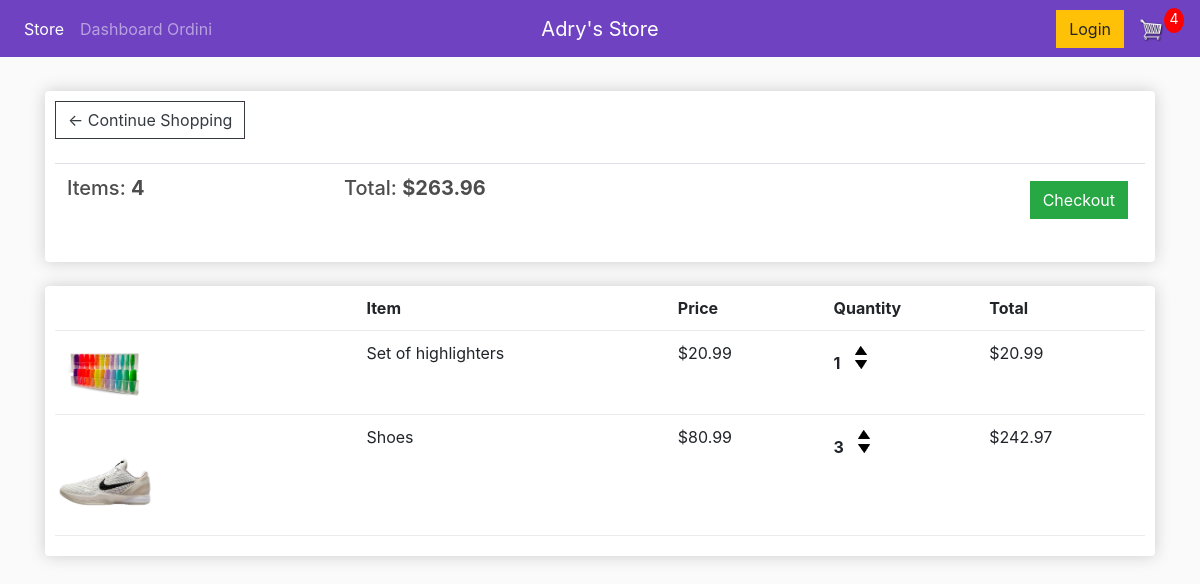
The app's page /cart/ (signed in), older data.
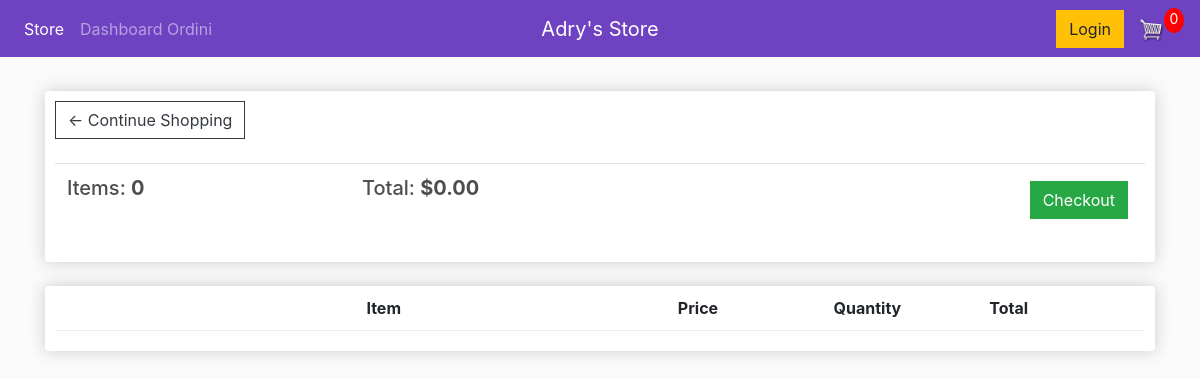
The same page, newer data.
### store/models.py (models this page shows, shortened)
class Order(models.Model):
	customer = models.ForeignKey(Customer, on_delete=models.SET_NULL, null=True, blank=True)
	date_ordered = models.DateTimeField(auto_now_add=True)
	complete = models.BooleanField(default=False)
	transaction_id = models.CharField(max_length=100, null=True)
	@property
	def get_cart_total(self):
		orderitems = self.orderitem_set.all()
		total = sum([item.get_total for item in orderitems])
		return total
	@property
	def get_cart_items(self):
		orderitems = self.orderitem_set.all()
		total = sum([item.quantity for item in orderitems])
		return total

class OrderItem(models.Model):
	product = models.ForeignKey(Product, on_delete=models.SET_NULL, null=True)
	order = models.ForeignKey(Order, on_delete=models.SET_NULL, null=True)
	quantity = models.IntegerField(default=0, null=True, blank=True)
	date_added = models.DateTimeField(auto_now_add=True)
	@property
	def get_total(self):
		total =self.product.price * self.quantity
		return total

class Product(models.Model):
	name = models.CharField(max_length=200)
	price = models.DecimalField(max_digits=7, decimal_places=2)
	digital = models.BooleanField(default=False, null=True, blank=True)
	image = models.ImageField(null=True, blank=True)
	@property
	def imageURL(self):
		try:
			url = self.image.url
		except:
			url = ''
		return url

### store/views.py (the view)
# urls.py: path('cart/', views.cart, name='cart'),
def cart(request):
    data = cartData(request)
    cartItems = data['cartItems']
    order = data['order']
    items = data['items']
    context = {'items': items, 'order': order, 'cartItems': cartItems}
    return render(request, 'store/cart.html', context)

### store/utils.py (called while the page is built)
def cartData(request):
    if request.user.is_authenticated:
        customer =request.user.customer
        order, created = Order.objects.get_or_create(customer=customer, complete=False)
        items = order.orderitem_set.all()
        cartItems = order.get_cart_items
    else:
        cookieData = cookieCart(request)
        cartItems = cookieData['cartItems']
        order = cookieData['order']
        items = cookieData['items']
    return {'cartItems': cartItems, 'order': order, 'items': items}

### store/templates/store/cart.html
{% extends 'store/main.html' %}
{% load static %}
{% block content %}
<div class="row">
  <div class="col-lg-12">
    <div class="box-element">
      <a class="btn btn-outline-dark" href="{% url 'store' %}">&#x2190; Continue Shopping</a>
      <br>
      <br>
      <table class="table">
        <tr>
          <th><h5>Items: <strong>{{order.get_cart_items}}</strong></h5></th>
          <th><h5>Total: <strong> ${{order.get_cart_total|floatformat:2}}</strong></h5></th>
          <th>
            <a style="float:right; margin: 5px;" class="btn btn-success" href="{% url 'checkout' %}">Checkout</a>
          </th>
        </tr>
      </table>
    </div>
    <br>
    <div class="box-element">
      <div class="cart-row">
        <div style="flex:2"></div>
        <div style="flex:2"><strong>Item</strong></div>
        <div style="flex:1"><strong>Price</strong></div>
        <div style="flex:1"><strong>Quantity</strong></div>
        <div style="flex:1"><strong>Total</strong></div>
      </div>
      {% for item in items %}
      <div class="cart-row">
        <div style="flex:2"><img class="row-image" src="{{item.product.imageURL}}"></div>
        <div style="flex:2">{{item.product.name}}</div>
        <div style="flex:1">${{item.product.price|floatformat:2}}</div>
        <div style="flex:1">
          <p class="quantity">{{item.quantity}}</p>
          <div class="quantity">
            <img data-product="{{item.product.id}}" data-action="add" class="chg-quantity update-cart" src="{% static 'images/arrow-up.png' %}">
            <img data-product="{{item.product.id}}" data-action="remove" class="chg-quantity update-cart" src="{% static 'images/arrow-down.png' %}">
          </div>
        </div>
        <div style="flex:1">${{item.get_total}}</div>
      </div>
      {% endfor %}
    </div>
  </div>
</div>
{% endblock content %}

Row changes from the older to the newer data that the page shows:
removed OrderItem: product.imageURL (picture), product.name "Set of highlighters", product.price "20.99", quantity "1", get_total "20.99"
removed OrderItem: product.imageURL (picture), product.name "Shoes", product.price "80.99", quantity "3", get_total "242.97"
computed for Order: get_cart_items "4" → "0"; get_cart_total "263.96" → "0.00"
Text that changed along with them:
{{ cartItems }}: "4" → "0"
